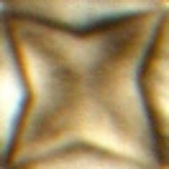
#> input picture 기말고사_대체_과제/과제3/right.1.jpg, 169 x 169 px; its folder holds only this picture in this run
$ python homework3.py   (older library calls are emulated)
#> lines starting #> are read from the running program, lines starting #| are printed output that depends on the picture
import cv2
import numpy as np
import glob
import os

def classify_product(path):
#> called with path = 'right.1.jpg'
    image = cv2.imread(path, cv2.IMREAD_COLOR)
#> image is the input picture: shape (169, 169, 3); mean B, G, R 99.7, 140.6, 161.8
    if image is None:
        raise Exception("이미지 읽기 오류: " + path)

    result = image.copy()

    gray = cv2.cvtColor(image, cv2.COLOR_BGR2GRAY)
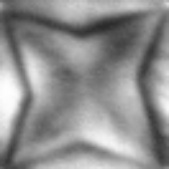
#> gray: shape (169, 169); min 42, max 254, mean 142.3
    gray = cv2.resize(gray, (128, 128))
#> gray: shape (128, 128)

    blur = cv2.GaussianBlur(gray, (3, 3), 0)

    # 1. Laplacian 분산: 선명도 측정
    lap_var = cv2.Laplacian(blur, cv2.CV_64F).var()
#> lap_var = 10.44

    # 2. Canny 에지 개수
    edges = cv2.Canny(blur, 50, 120)
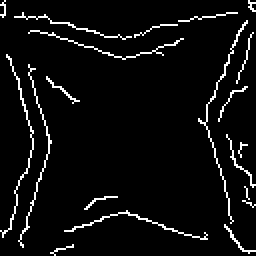
#> edges: shape (128, 128) (shown 2 times larger); 5.3% white in thin lines or dots
    edge_ratio = cv2.countNonZero(edges) / edges.size
#> edge_ratio = 0.0529

    # 3. Sobel 평균 기울기
    gx = cv2.Sobel(blur, cv2.CV_32F, 1, 0, 3)
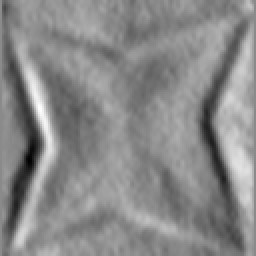
#> gx: shape (128, 128) float32 (shown 2 times larger); min -197, max 167, mean -0.8; drawn with min black and max white
    gy = cv2.Sobel(blur, cv2.CV_32F, 0, 1, 3)
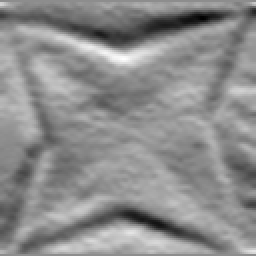
#> gy: shape (128, 128) float32 (shown 2 times larger); min -177, max 143, mean 0.2; drawn with min black and max white
    mag = cv2.magnitude(gx, gy)
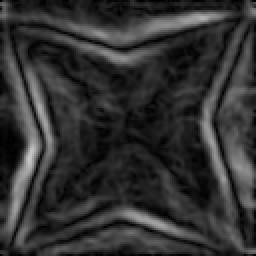
#> mag: shape (128, 128) float32 (shown 2 times larger); min 0, max 200.1, mean 49.8
    sobel_mean = np.mean(mag)
#> sobel_mean = 49.8

    # 분류 기준
    # 정품: 경계가 뚜렷함 → lap_var, edge_ratio, sobel_mean 값이 큼
    if lap_var >= 6.0 and edge_ratio >= 0.02 and sobel_mean >= 25:
        label = "GOOD"
        color = (0, 255, 0)
    else:
        label = "BAD"
        color = (0, 0, 255)

    cv2.putText(result, label, (15, 35),
                cv2.FONT_HERSHEY_SIMPLEX, 1, color, 2)

    cv2.putText(result, f"lap={lap_var:.2f}", (15, 70),
                cv2.FONT_HERSHEY_SIMPLEX, 0.6, color, 2)

    cv2.putText(result, f"edge={edge_ratio:.3f}", (15, 100),
                cv2.FONT_HERSHEY_SIMPLEX, 0.6, color, 2)
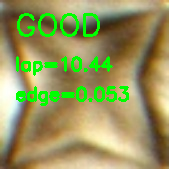
#> result: shape (169, 169, 3); mean B, G, R 92.2, 149.9, 149.5

    print(os.path.basename(path),
          "=>", label,
          "lap:", round(lap_var, 2),
          "edge:", round(edge_ratio, 3),
          "sobel:", round(sobel_mean, 2))
#| right.1.jpg => GOOD lap: 10.44 edge: 0.053 sobel: 49.8

    return image, edges, result


image_paths = sorted(glob.glob("*.jpg"))

for path in image_paths:
    image, edges, result = classify_product(path)

    cv2.imshow("original", image)
    cv2.imshow("edges", edges)
    cv2.imshow("result", result)

    key = cv2.waitKey(0)
#> (key Esc is pressed here)
    if key == 27:
        break

cv2.destroyAllWindows()

$ run again, on 기말고사_대체_과제/과제3/right.4.jpg
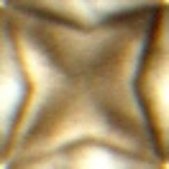
#> input picture 기말고사_대체_과제/과제3/right.4.jpg, 169 x 169 px
#> in classify_product, image is the input picture: shape (169, 169, 3); mean B, G, R 105.7, 145.5, 167.2
#> lap_var = 10.52
#> in classify_product, `edges = cv2.Canny(blur, 50, 120)`:
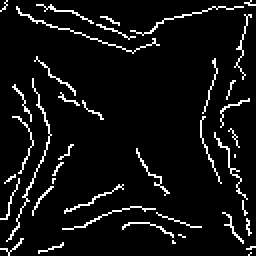
#> edges: shape (128, 128) (shown 2 times larger); 6.6% white in thin lines or dots
#> edge_ratio = 0.0657
#> sobel_mean = 50.04
#> in classify_product, `cv2.putText(result, f"edge={edge_ratio:.3f}", (15, 100), cv2.FONT_HERS..`:
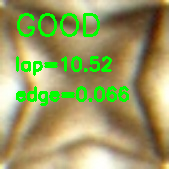
#> result: shape (169, 169, 3); mean B, G, R 97.5, 154.6, 154.1
#| right.4.jpg => GOOD lap: 10.52 edge: 0.066 sobel: 50.04

$ run again, on 기말고사_대체_과제/과제3/right.5.jpg
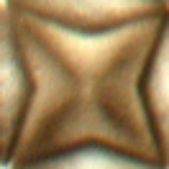
#> input picture 기말고사_대체_과제/과제3/right.5.jpg, 169 x 169 px
#> in classify_product, image is the input picture: shape (169, 169, 3); mean B, G, R 84.1, 124.4, 150.8
#> lap_var = 10.11
#> in classify_product, `edges = cv2.Canny(blur, 50, 120)`:
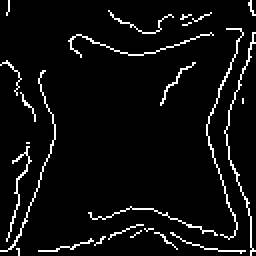
#> edges: shape (128, 128) (shown 2 times larger); 5.5% white in thin lines or dots
#> edge_ratio = 0.0552
#> sobel_mean = 49.89
#> in classify_product, `cv2.putText(result, f"edge={edge_ratio:.3f}", (15, 100), cv2.FONT_HERS..`:
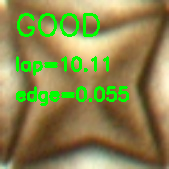
#> result: shape (169, 169, 3); mean B, G, R 77.7, 134.1, 138.8
#| right.5.jpg => GOOD lap: 10.11 edge: 0.055 sobel: 49.89

$ run again, on 기말고사_대체_과제/과제3/right.6.jpg
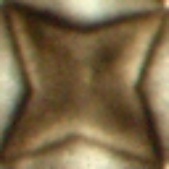
#> input picture 기말고사_대체_과제/과제3/right.6.jpg, 169 x 169 px
#> in classify_product, image is the input picture: shape (169, 169, 3); mean B, G, R 70.9, 103.3, 122.6
#> lap_var = 10.03
#> in classify_product, `edges = cv2.Canny(blur, 50, 120)`:
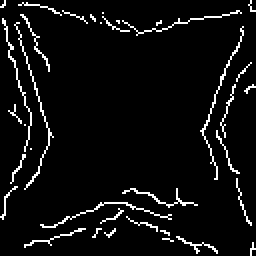
#> edges: shape (128, 128) (shown 2 times larger); 5.6% white in thin lines or dots
#> edge_ratio = 0.0558
#> sobel_mean = 46.79
#> in classify_product, `cv2.putText(result, f"edge={edge_ratio:.3f}", (15, 100), cv2.FONT_HERS..`:
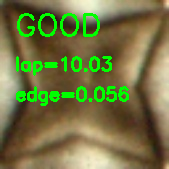
#> result: shape (169, 169, 3); mean B, G, R 66.9, 117.3, 114.7
#| right.6.jpg => GOOD lap: 10.03 edge: 0.056 sobel: 46.79
